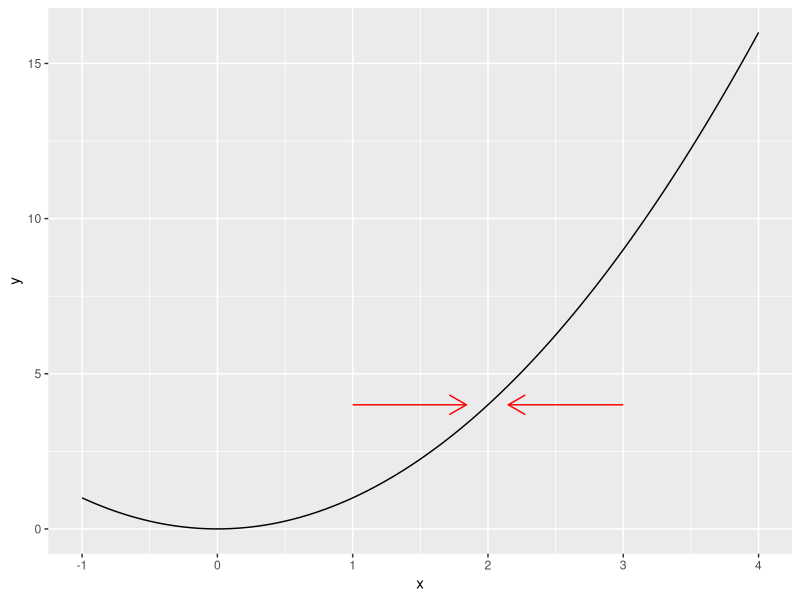
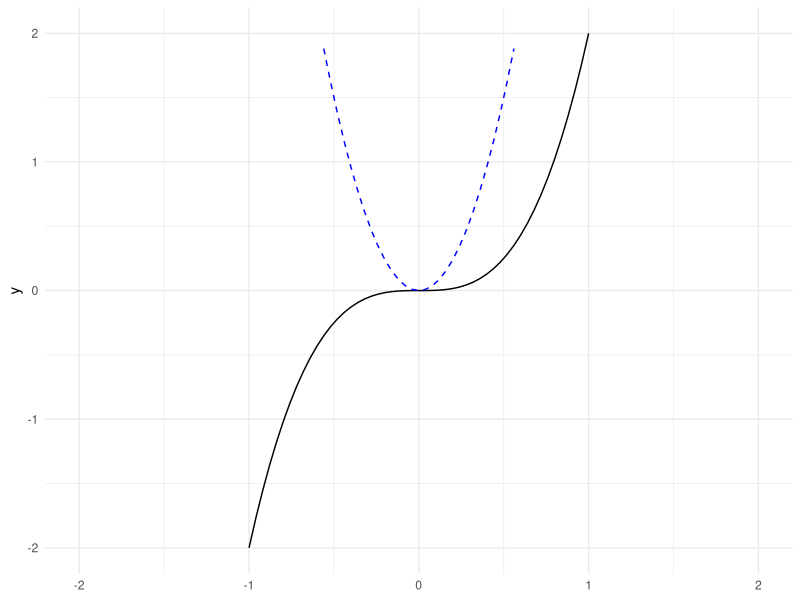
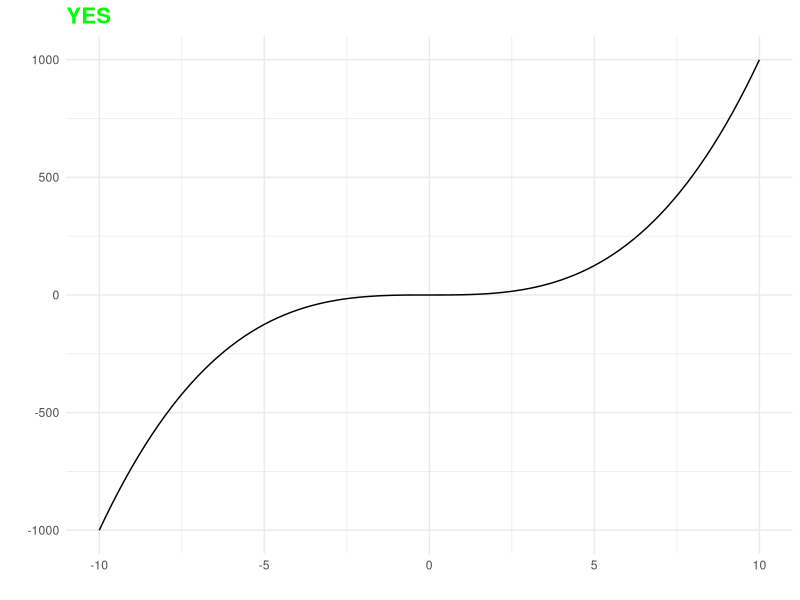
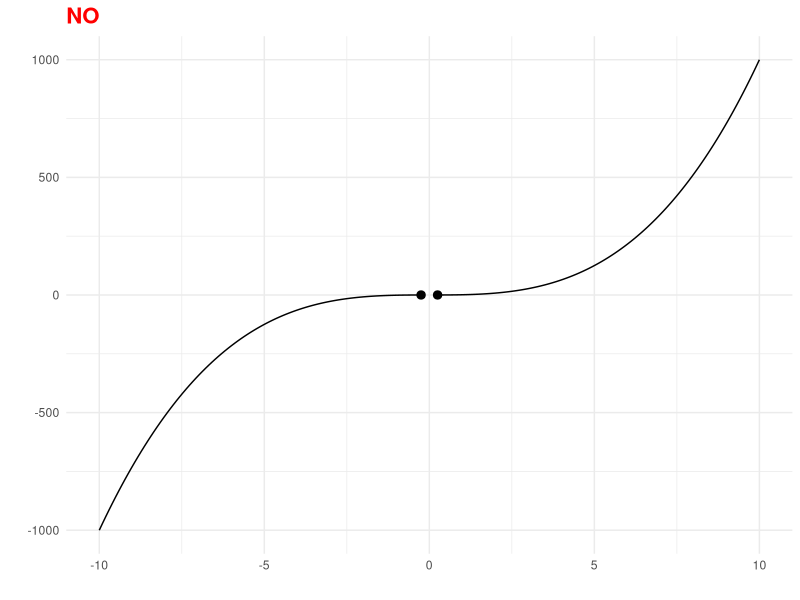

R code for these plots, in order:
## ---- chunk 1
library(tidyverse)

ggplot() + 
  stat_function(fun=function(x) (x^2)) + 
   geom_segment(aes(x = 1, y = 4, xend = 1.84, yend = 4),
                  arrow = arrow(length = unit(0.5, "cm")), color = "red") + 
   geom_segment(aes(xend = 2.15, yend = 4, x = 3, y = 4),
                  arrow = arrow(length = unit(0.5, "cm")), color = "red") + 
  xlim(-1, 4)

## ---- chunk 2
library(tidyverse)

ggplot() + 
  stat_function(fun=function(x) ((2*x^3))) + 
  stat_function(fun=function(x) (6*x^2), linetype = 2, color = "blue") + 
  theme_minimal() +
  ylim(-2,2) + 
  xlim(-2, 2)

## ---- chunk 3
ggplot() + 
  stat_function(fun=function(x) ((x^3)), xlim = c(-10, 10)) + 
  theme_minimal() +
  xlim(-10,10) + 
  labs(title = "YES", x= "", y = "") + 
  theme(plot.title = element_text(color = "green", face = "bold", size = 16))
## ---- chunk 4

ggplot() + 
  stat_function(fun=function(x) ((x^3)), xlim = c(-10, -0.25)) + 
  geom_point(aes(x = -0.25, y = -0.25^3), size = 2.5) + 
  stat_function(fun=function(x) ((x^3)), xlim = c(0.25, 10)) + 
    geom_point(aes(x = .25, y = 0.25^3), size = 2.5) + 
  theme_minimal() +
  xlim(-10,10) + 
  labs(title = "NO", x= "", y = "") + 
  theme(plot.title = element_text(color = "red", face = "bold", size = 16))

